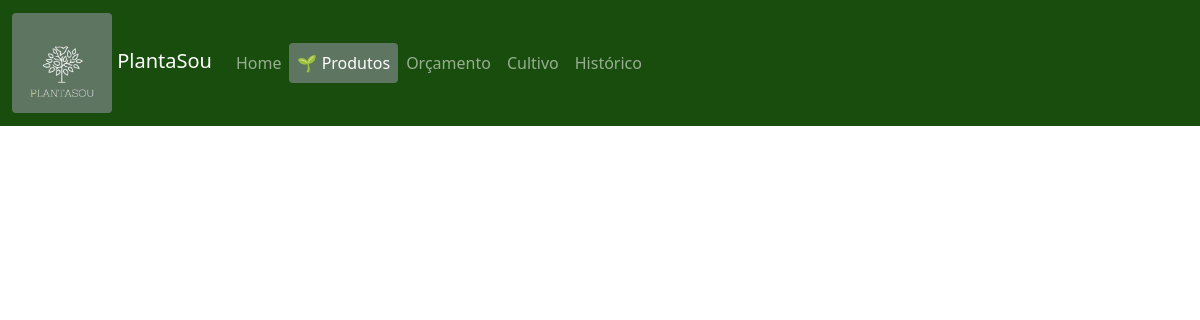
/php/cultivo.php, run on an earlier commit of the app's database.
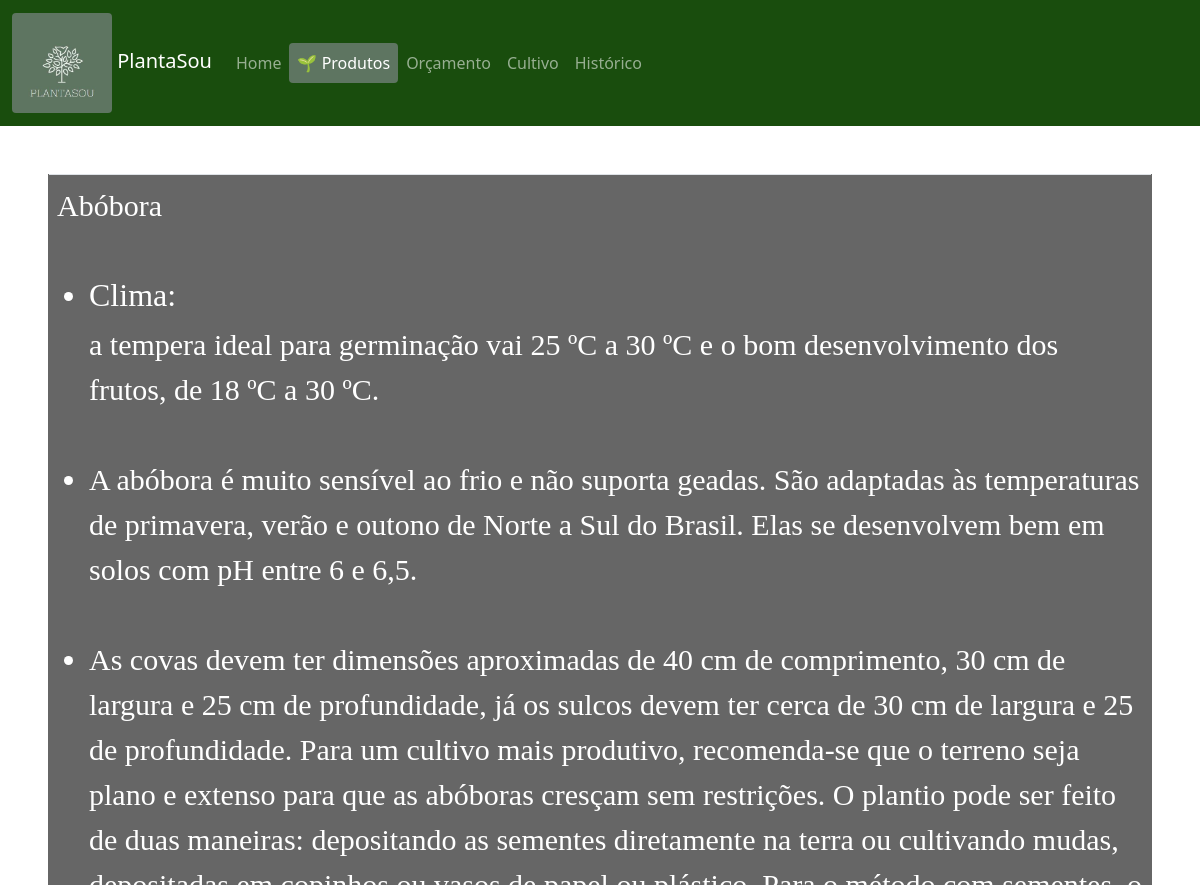
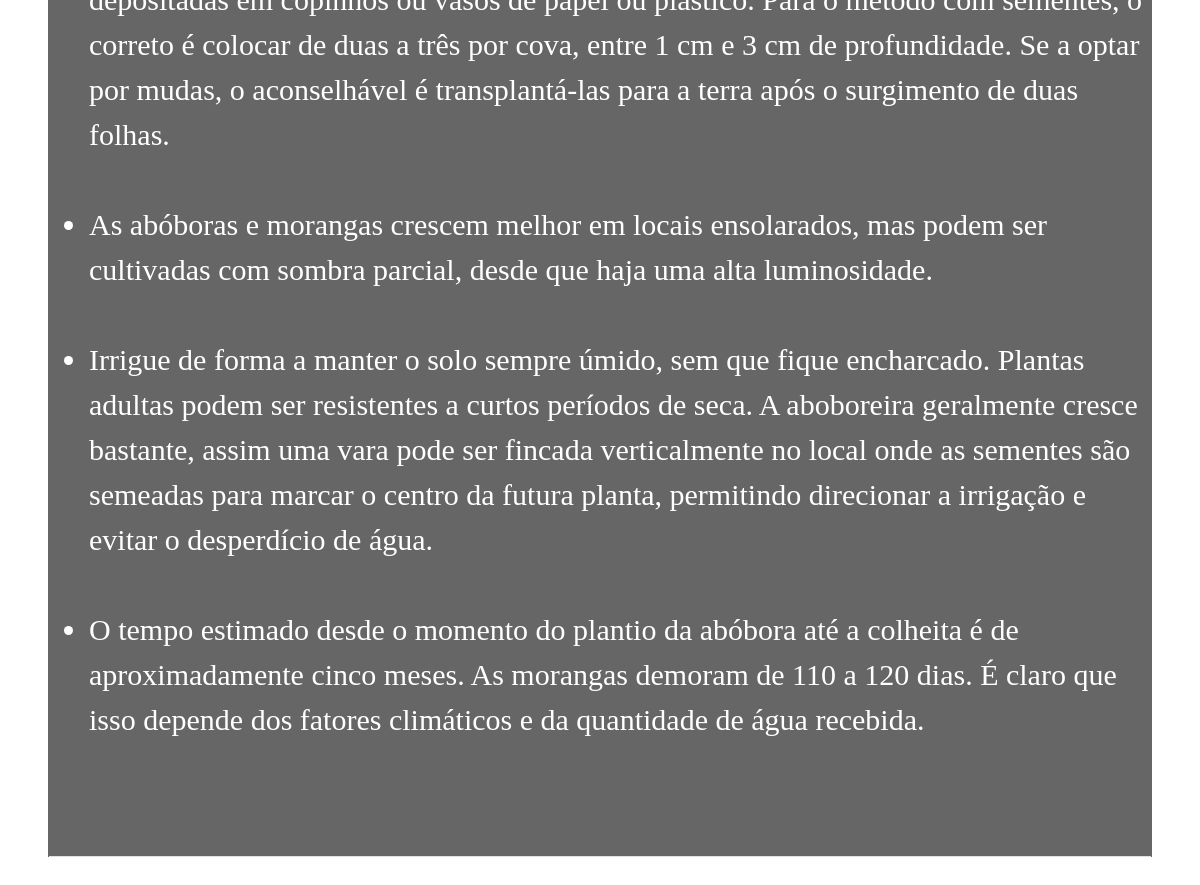
And on a later commit of the database (2 pictures, top to bottom).
### tables this page shows
CREATE TABLE IF NOT EXISTS `cultivo` (
  `cod_cultivo` int(11) NOT NULL AUTO_INCREMENT,
  `nome` varchar(100) NOT NULL,
  `clima` varchar(4000) DEFAULT NULL,
  `espaco` varchar(4000) DEFAULT NULL,
  `plantio` varchar(4000) DEFAULT NULL,
  `luminosidade` varchar(4000) DEFAULT NULL,
  `irrigacao` varchar(4000) DEFAULT NULL,
  `temp_colheita` varchar(4000) DEFAULT NULL,
  PRIMARY KEY (`cod_cultivo`)
);

### php/cultivo.php (the view, shortened to what this page needs)
<!DOCTYPE html>
<html lang="pt-br">
<head>
    <link rel="stylesheet" type="text/css" media="screen" href="../css/bootstrap.min.css" />
    <link rel="stylesheet" href="../css/estilo.css">
</head>
<body>
    <div class="navbar-custom">
        <nav class="navbar navbar-expand-lg navbar-dark ">
            <div class="media">
                <div class="container-fluid">
                    <div class="collapse navbar-collapse" id="navbarSupportedContent">
                        <a class="navbar-brand" href="#">
                        <img src="../imgs/logo_lo.png" class="align-self-center mr-3 rounded float-right" width="100" height="100" alt="...">
                        PlantaSou
                        </a>
                        <ul class="navbar-nav nav-pills nav-link-color me-auto mb-2 mb-lg-0">
                        <li class="nav-item">
                            <a class="nav-link nav-link-color" href="home_user.php">Home</a>
                        </li>
                        <li class="nav-item">
                            <a class="nav-link nav-link-color active" aria-current="page" href="#">🌱 Produtos</a>
                        </li>
                        <li class="nav-item">
                            <a class="nav-link nav-link-color" href="./orcamento.php">Orçamento</a>
                        </li>
                        <li class="nav-item">
                            <a class="nav-link nav-link-color" href="./cultivo.php">Cultivo</a>
                        </li>
                        <li class="nav-item">
                            <a class="nav-link nav-link-color" href="./historico.php">Histórico</a>
                        </li>
                        </ul>
                    </div>
                </div>
            </div>
        </nav>
    </div>
    <?php
        include("../inc/conexao.php");
        $sql="SELECT * FROM cultivo";
        $query=mysqli_query($con, $sql);
        echo '
        <div class="p-5 text-center">
            <div class="mask" style="background-color: rgba(0, 0, 0, 0.6)">
                <div class="font text-white">
                    <table class="table table-bordered">
        ';
        if(mysqli_num_rows($query)>0){
            while(($resultado=mysqli_fetch_assoc($query))!=NULL){
                echo
                '
                    <tr>
                        <td class="plantas_desc text-white">
                            '.$resultado["nome"].'<br><br>
                            <ul>
                                <li><h2>Clima:</h2> '.$resultado["clima"].'</li><br>
                                <li>'.$resultado["espaco"].'</li><br>
                                <li>'.$resultado["plantio"].'</li><br>
                                <li>'.$resultado["luminosidade"].'</li><br>
                                <li>'.$resultado["irrigacao"].'</li><br>
                                <li>'.$resultado["temp_colheita"].'</li><br>
                            </ul>
                            <br>
                        </td>
                    </tr>
                ';
            }
        }else{
            echo mysqli_error($con);
        }
        echo '
                    </table>
                </div>
            </div>
        </div>
        ';
    ?>
</body>
</html>

### css/estilo.css (style rules this page uses)
body, html { height: 100%; }
td { border: 5px solid transparent; background-clip: padding-box; }
.plantas_desc { height: auto; width: auto; background-color: transparent; text-align: left; }
.navbar-custom { background-color: #194d0d; }
a { color: green; }
.active { background-color:#000000; }
.nav-pills > li > a.active { background-color: #5E7561 !important; color: #ffffff !important; }
.nav-link-color { color: #ffffff; }
.font { font-size: 30px; font-family: calibri; color: #ffffff; }

What changed in the data, as far as the page shows it:
added cultivo: nome "Abóbora", clima "a tempera ideal para germinação vai 25 ºC a 30 ºC e o bom desenvolvimento dos frutos, de 18 ºC a 30 ºC.", espaco "A abóbora é muito sensível ao frio e não suporta geadas. São adaptadas às temperaturas de primavera, verão e outono de Norte a Sul do Brasil. Elas se desenvolvem bem em solos com pH entre 6 e 6,5.", plantio "As covas devem ter dimensões aproximadas de 40 cm de comprimento, 30 cm de largura e 25 cm de profundidade, já os sulcos devem ter cerca de 30 cm de largura e 25 de profundidade. Para um cultivo mais produtivo, recomenda-se que o terreno seja plano e extenso para que as abóboras cresçam sem restrições. O plantio pode ser feito de duas maneiras: depositando as sementes diretamente na terra ou cultivando mudas, depositadas em copinhos ou vasos de papel ou plástico. Para o método com sementes, o correto é colocar de duas a três por cova, entre 1 cm e 3 cm de profundidade. Se a optar por mudas, o aconselhável é transplantá-las para a terra após o surgimento de duas folhas.", luminosidade "As abóboras e morangas crescem melhor em locais ensolarados, mas podem ser cultivadas com sombra parcial, desde que haja uma alta luminosidade.", irrigacao "Irrigue de forma a manter o solo sempre úmido, sem que fique encharcado. Plantas adultas podem ser resistentes a curtos períodos de seca. A aboboreira geralmente cresce bastante, assim uma vara pode ser fincada verticalmente no local onde as sementes são semeadas para marcar o centro da futura planta, permitindo direcionar a irrigação e evitar o desperdício de água.", temp_colheita "O tempo estimado desde o momento do plantio da abóbora até a colheita é de aproximadamente cinco meses. As morangas demoram de 110 a 120 dias. É claro que isso depende dos fatores climáticos e da quantidade de água recebida."
